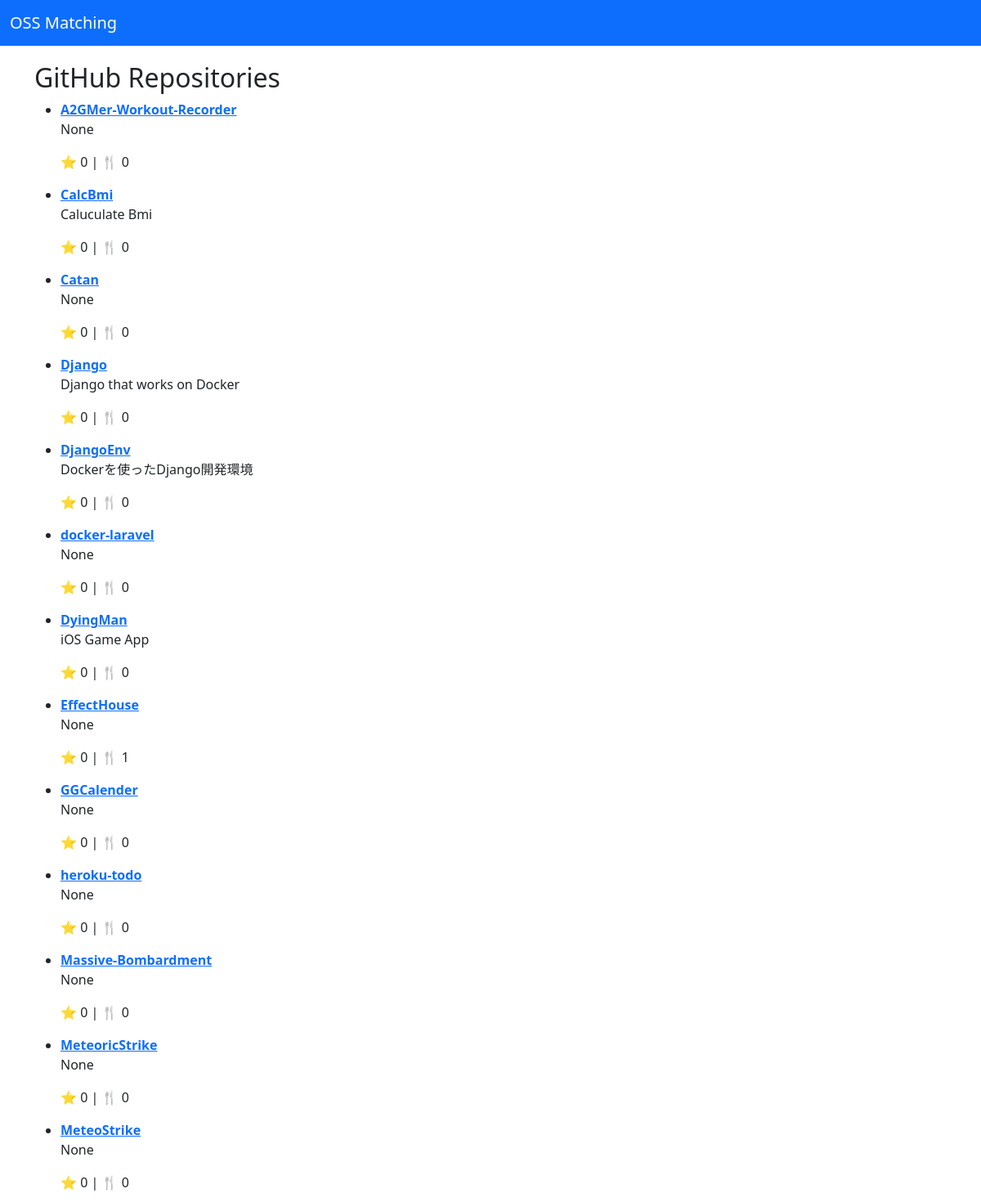
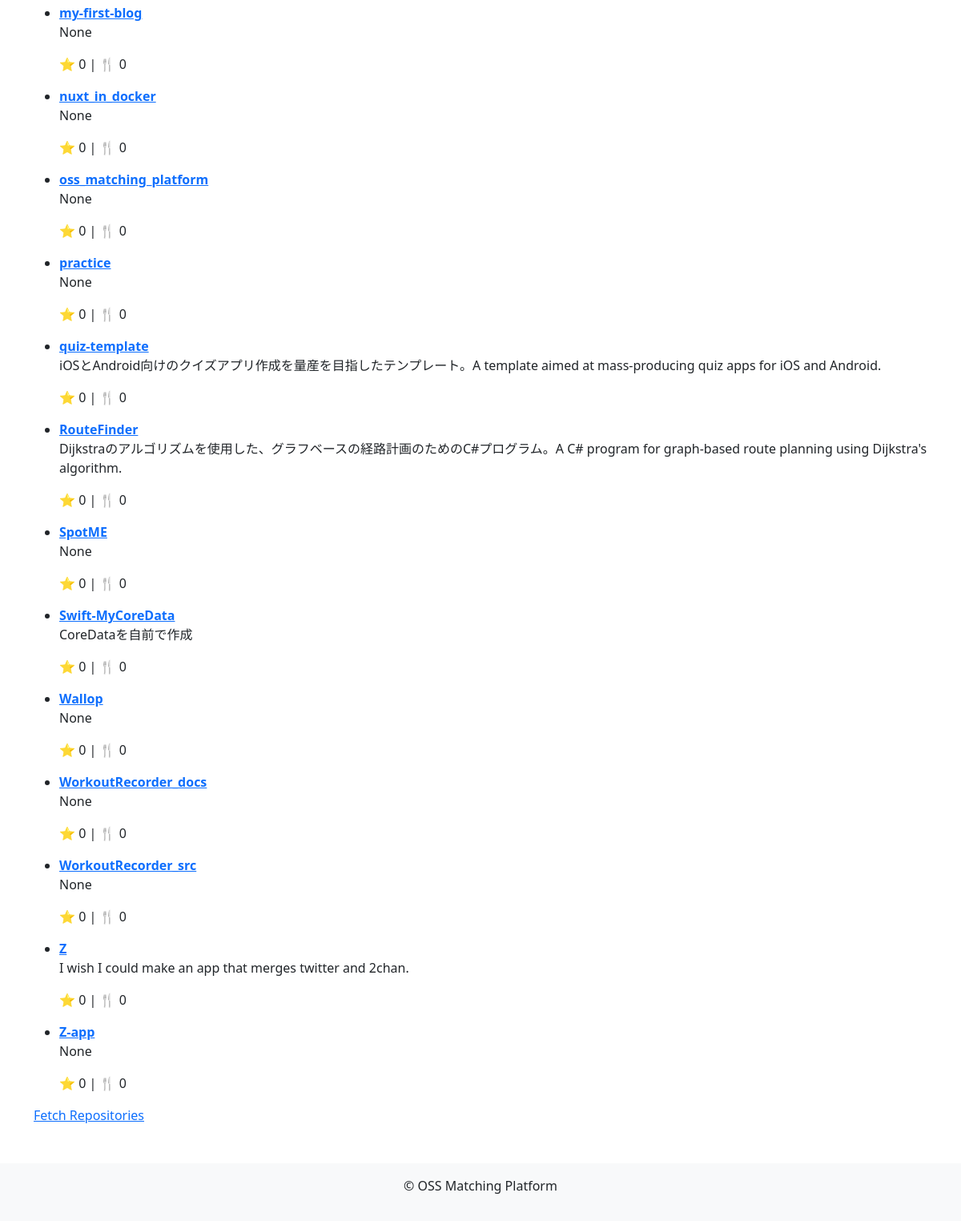
The page / on the database its author committed (2 pictures, top to bottom).
### app/models.py (models this page shows)
class Repository(db.Model):
    id = db.Column(db.Integer, primary_key=True)
    name = db.Column(db.String(100), nullable=False)  # リポジトリ名
    description = db.Column(db.Text, nullable=True)   # 説明
    url = db.Column(db.String(255), nullable=False)   # URL
    stars = db.Column(db.Integer, nullable=True)      # スター数
    forks = db.Column(db.Integer, nullable=True)      # フォーク数

### app/routes.py (the view)
@app.route('/')
def index():
    repos = Repository.query.all()  # 全リポジトリ情報を取得
    return render_template('index.html', repos=repos)

### app/templates/index.html (shortened to what this page needs)
{% extends 'base.html' %}
{% block content %}
<h2>GitHub Repositories</h2>
<ul>
    {% for repo in repos %}
        <li>
            <strong><a href="{{ repo.url }}" target="_blank">{{ repo.name }}</a></strong><br>
            <p>{{ repo.description }}</p>
            <p>⭐ {{ repo.stars }} | 🍴 {{ repo.forks }}</p>
        </li>
    {% endfor %}
</ul>
<a href="/fetch">Fetch Repositories</a>
{% endblock %}

### app/templates/base.html (shortened to what this page needs)
<!DOCTYPE html>
<html lang="en">
<head>
    <link href="https://cdn.jsdelivr.net/npm/bootstrap@5.3.0/dist/css/bootstrap.min.css" rel="stylesheet">
</head>
<body>
    <nav class="navbar navbar-expand-lg navbar-dark bg-primary">
        <div class="container-fluid">
            <a class="navbar-brand" href="/">OSS Matching</a>
        </div>
    </nav>
    <div class="container">
        {% block content %}{% endblock %}
    </div>
    <footer class="bg-light text-center py-3 mt-5">
        <p>&copy; OSS Matching Platform</p>
    </footer>
</body>
</html>

### app/templates/base.html (style rules this page uses)
.navbar { margin-bottom: 20px; }

### rows shown on the page
Repository: name "A2GMer-Workout-Recorder", description "None", stars "0", forks "0"
Repository: name "CalcBmi", description "Caluculate Bmi", stars "0", forks "0"
Repository: name "Catan", description "None", stars "0", forks "0"
Repository: name "Django", description "Django that works on Docker", stars "0", forks "0"
Repository: name "DjangoEnv", description "Dockerを使ったDjango開発環境", stars "0", forks "0"
Repository: name "docker-laravel", description "None", stars "0", forks "0"
Repository: name "DyingMan", description "iOS Game App", stars "0", forks "0"
Repository: name "EffectHouse", description "None", stars "0", forks "1"
Repository: name "GGCalender", description "None", stars "0", forks "0"
Repository: name "heroku-todo", description "None", stars "0", forks "0"
Repository: name "Massive-Bombardment", description "None", stars "0", forks "0"
Repository: name "MeteoricStrike", description "None", stars "0", forks "0"
Repository: name "MeteoStrike", description "None", stars "0", forks "0"
Repository: name "my-first-blog", description "None", stars "0", forks "0"
Repository: name "nuxt_in_docker", description "None", stars "0", forks "0"
Repository: name "oss_matching_platform", description "None", stars "0", forks "0"
Repository: name "practice", description "None", stars "0", forks "0"
Repository: name "quiz-template", description "iOSとAndroid向けのクイズアプリ作成を量産を目指したテンプレート。A template aimed at mass-producing quiz apps for iOS and Android.", stars "0", forks "0"
Repository: name "RouteFinder", description "Dijkstraのアルゴリズムを使用した、グラフベースの経路計画のためのC#プログラム。A C# program for graph-based route planning using Dijkstra's algorithm.", stars "0", forks "0"
Repository: name "SpotME", description "None", stars "0", forks "0"
Repository: name "Swift-MyCoreData", description "CoreDataを自前で作成", stars "0", forks "0"
Repository: name "Wallop", description "None", stars "0", forks "0"
Repository: name "WorkoutRecorder_docs", description "None", stars "0", forks "0"
Repository: name "WorkoutRecorder_src", description "None", stars "0", forks "0"
Repository: name "Z", description "I wish I could make an app that merges twitter and 2chan.", stars "0", forks "0"
Repository: name "Z-app", description "None", stars "0", forks "0"
